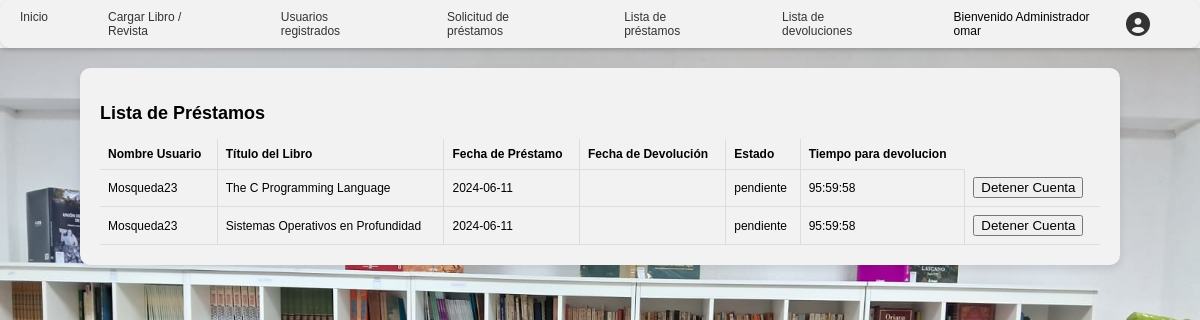
The page /view/content/admin/lista_prestamos.php (signed in) on the database its author committed.
### tables this page shows
CREATE TABLE `prestamos` (
  `id_prestamo` int(11) NOT NULL,
  `id_usuario` int(11) NOT NULL,
  `id_libro` int(11) NOT NULL,
  `fecha_prestamo` date NOT NULL,
  `fecha_devolucion` date DEFAULT NULL,
  `id_solicitud` int(11) DEFAULT NULL,
  `fecha_solicitud` datetime DEFAULT NULL,
  `estado` enum('pendiente','devuelto','no_devuelto') DEFAULT 'pendiente'
);

CREATE TABLE `usuarios` (
  `id` int(11) NOT NULL,
  `correo` varchar(150) NOT NULL,
  `password` varchar(150) NOT NULL,
  `nombre` varchar(50) NOT NULL,
  `apellido` varchar(50) NOT NULL,
  `dni` varchar(20) NOT NULL,
  `telefono` varchar(20) NOT NULL,
  `fecha_nacimiento` date NOT NULL,
  `usuario` varchar(50) NOT NULL
);

CREATE TABLE `libros` (
  `id_libro` int(11) NOT NULL,
  `titulo` varchar(100) NOT NULL,
  `cantidad` decimal(10,0) NOT NULL,
  `id_tipo` int(11) NOT NULL,
  `isbn` varchar(20) DEFAULT NULL,
  `id_genero` int(11) NOT NULL,
  `id_autor` int(11) NOT NULL,
  `id_editorial` int(11) NOT NULL
);

### view/content/admin/lista_prestamos.php (the view, shortened to what this page needs)
<?php
$database = new db();
$conn = $database->conexion();
try {
    $sql = "SELECT prestamos.*, usuarios.usuario AS nombre_usuario, libros.titulo AS titulo_libro
            FROM prestamos
            INNER JOIN usuarios ON prestamos.id_usuario = usuarios.id
            INNER JOIN libros ON prestamos.id_libro = libros.id_libro";
    $stmt = $conn->query($sql);
    $prestamos = $stmt->fetchAll(PDO::FETCH_ASSOC);
} catch (PDOException $e) {
    echo "Error: " . $e->getMessage();
    $prestamos = array();
}
require_once("c://xampp/htdocs/login/view/head/headerAdmin.php");
?>
<!DOCTYPE html>
<html lang="es">
<head>
</head>
<body>
<div class="container">
    <h2>Lista de Préstamos</h2>
    <table>
        <thead>
            <tr>
                <th>Nombre Usuario</th>
                <th>Título del Libro</th>
                <th>Fecha de Préstamo</th>
                <th>Fecha de Devolución</th>
                <th>Estado</th>
                <th>Tiempo para devolucion</th>
            </tr>
        </thead>
        <tbody>
            <?php foreach ($prestamos as $prestamo): ?>
                <tr>
                    <td><?= $prestamo['nombre_usuario'] ?></td>
                    <td><?= $prestamo['titulo_libro'] ?></td>
                    <td><?= $prestamo['fecha_prestamo'] ?></td>
                    <td><?= $prestamo['fecha_devolucion'] ?></td>
                    <td id="estado_<?= $prestamo['id_prestamo'] ?>"><?= $prestamo['estado'] ?></td>
                    <td id="cuenta_regresiva_<?= $prestamo['id_prestamo'] ?>"></div></td>
                    <td>
                        <button onclick="detenerCuenta(<?= $prestamo['id_prestamo'] ?>)">Detener Cuenta</button>
                    </td>
                </tr>
            <?php endforeach; ?>
</body>
</html>

### view/head/headerAdmin.php (style rules this page uses)
body { background-image: url("/login/fondo.jpeg"); background-size: 100% auto; background-repeat: no-repeat; background-position: top left; margin: 0; padding: 0; font-family: Arial, sans-serif; }

### view/content/admin/lista_prestamos.php (style rules this page uses)
.container { border-radius: 10px; overflow: hidden; box-shadow: 0 4px 8px rgba(0, 0, 0, 0.1); margin: 20px auto; max-width: 1000px; background-color: #f2f2f2; padding: 20px; }
table { width: 100%; border-collapse: collapse; }
th, td { padding: 8px; text-align: left; border-bottom: 1px solid #ddd; font-size: 12px; border-right: 1px solid #ddd; }
th { background-color: #f2f2f2; border-right: 1px solid #ddd; }
th:last-child, td:last-child { border-right: none; }
h2 { font-size: 18px; }

### rows shown on the page
prestamos: id_usuario.usuario "Mosqueda23", id_libro.titulo "The C Programming Language", fecha_prestamo "2024-06-11", estado "pendiente"
prestamos: id_usuario.usuario "Mosqueda23", id_libro.titulo "Sistemas Operativos en Profundidad", fecha_prestamo "2024-06-11", estado "pendiente"

### other values the page prints
$_SESSION['usuario'] "omar"
